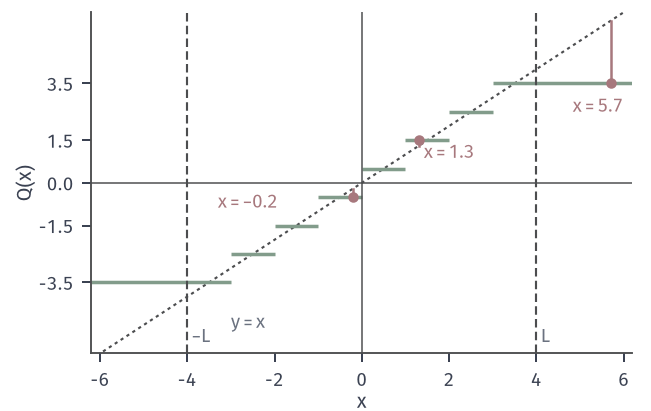

Write Python code to recreate this figure.
from pathlib import Path
import sys
HERE = Path(__file__).resolve().parent
sys.path.insert(0, str(HERE.parent/'quant-common'))
from quant_fig import *
# Mid-rise uniform quantizer, N = 8 levels, range [-L, L] = [-4, 4], step 1, saturation outside.
# Test inputs x = 1.3, -0.2, 5.7 (red) with their outputs 1.5, -0.5, 3.5.
N, d = 8, 1.0; L = N*d/2
x = np.linspace(-6.2, 6.2, 4001)
q = uniform_q(x, N, d)
fig, ax = figure(width_mm=92, height_mm=58)
panel(fig, left=.14, right=.97, bottom=.14, top=.97)
ax.plot(x, x, color=STROKE, lw=.85, ls=DOT)
# draw steps as separate horizontal segments
for i in range(N):
    a0 = -L + i*d if i > 0 else -6.2; b0 = -L + (i+1)*d if i < N-1 else 6.2
    ax.plot([a0, b0], [(i-N/2+.5)*d]*2, color=GREEN, lw=1.4, solid_capstyle='butt')
for t in (-L, L): ax.axvline(t, color=STROKE, lw=.85, ls=DASH)
ax.axhline(0, color=STROKE, lw=.6); ax.axvline(0, color=STROKE, lw=.6)
for xi in (1.3, -0.2, 5.7):
    qi = float(uniform_q(np.array([xi]), N, d)[0])
    ax.plot([xi, xi], [xi, qi], color=RED, lw=1.0)
    dot(ax, xi, qi)
lab(ax, 1.42, .85, '$x=1.3$', RED); lab(ax, -3.3, -0.9, '$x=-0.2$', RED)
lab(ax, 6.0, 2.5, '$x=5.7$', RED, ha='right')
lab(ax, -L+.1, -5.6, '$-L$', MUTED); lab(ax, L+.1, -5.6, '$L$', MUTED)
lab(ax, -3.0, -5.1, '$y=x$', MUTED)
ax.set_xlim(-6.2, 6.2); ax.set_ylim(-6, 6)
ax.set_xticks(range(-6, 7, 2)); ax.set_yticks([-3.5, -1.5, 0, 1.5, 3.5])
ax.set_xlabel('$x$', labelpad=1); ax.set_ylabel('$Q(x)$', labelpad=1)
save(fig, HERE, 'figure', {'N': N, 'step': d, 'outputs': [float(uniform_q(np.array([v]), N, d)[0]) for v in (1.3, -0.2, 5.7)]})
